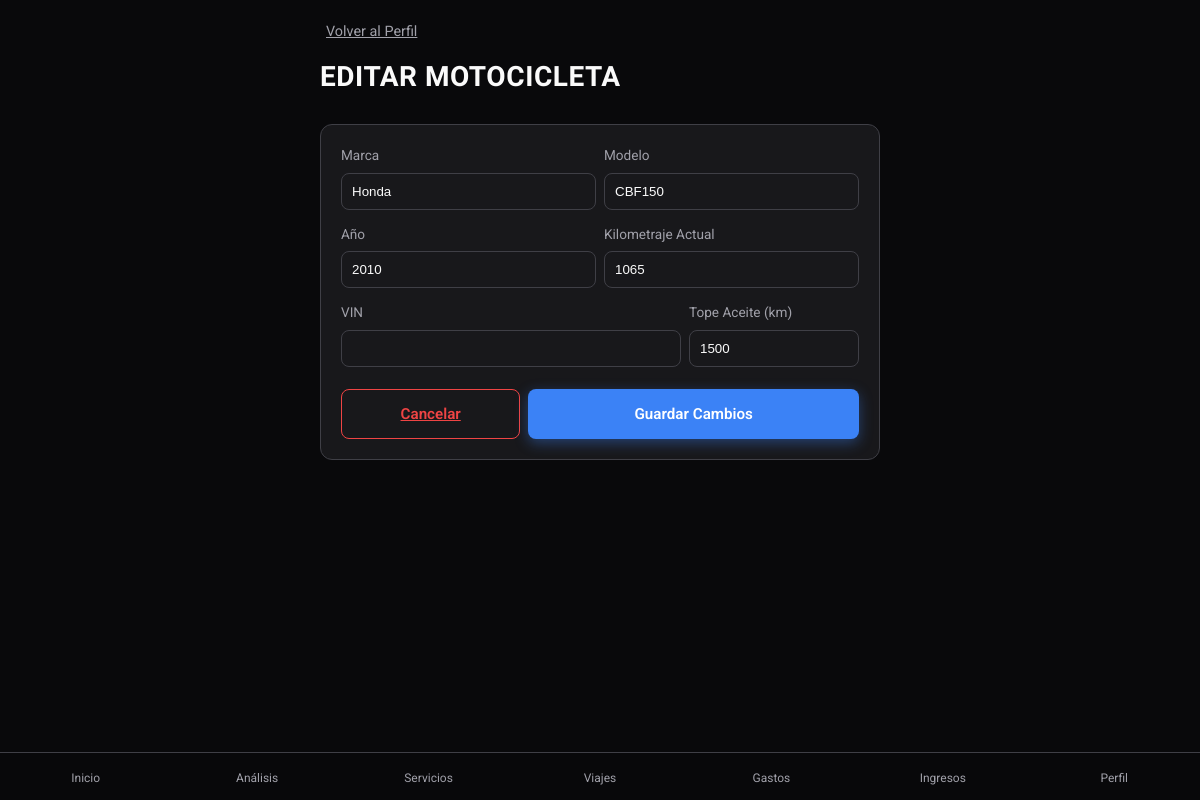
Before: /profile/edit with the older database file.
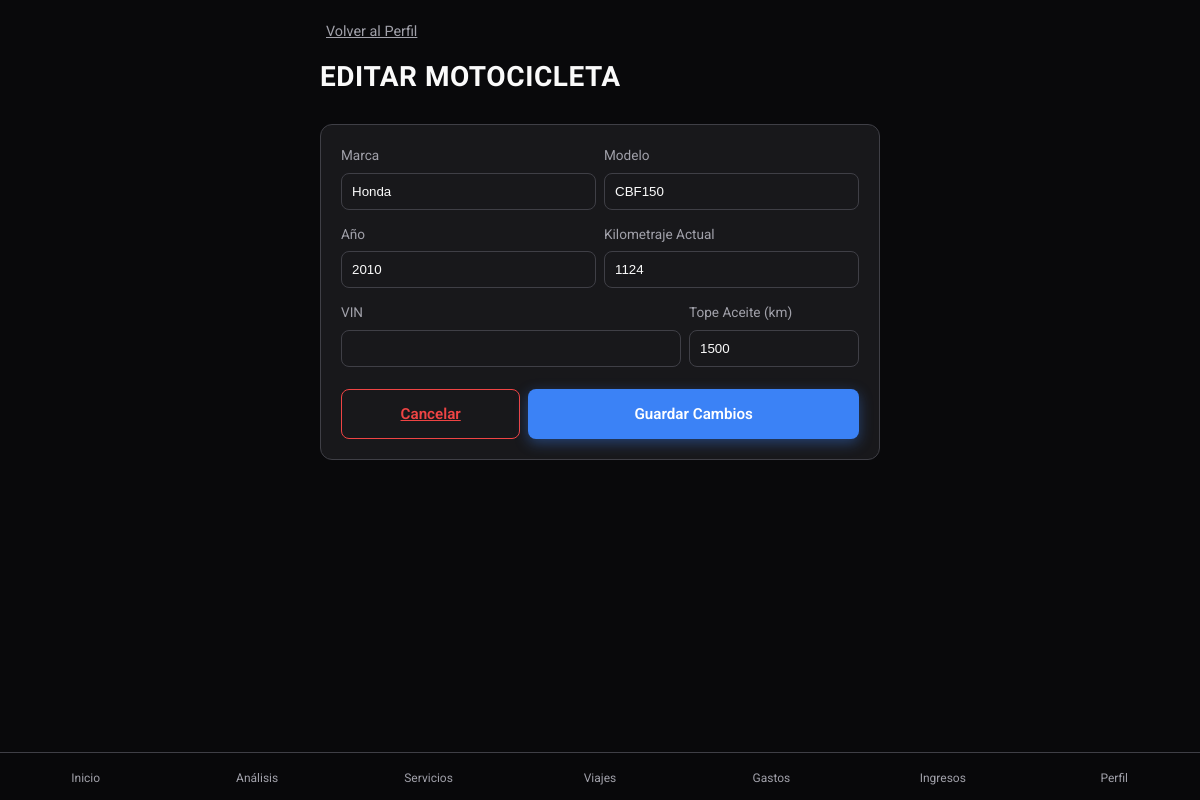
After: the same page with the newer database file.
### tables this page shows
CREATE TABLE motorcycles (
                id TEXT PRIMARY KEY,
                make TEXT NOT NULL,
                model TEXT NOT NULL,
                year INTEGER NOT NULL,
                vin TEXT,
                current_mileage INTEGER DEFAULT 0
            , oil_change_interval INTEGER DEFAULT 5000);

### app.py (the view)
    @app.route("/profile/edit", methods=["GET", "POST"])
    def edit_motorcycle():
        from motorcycles.services import motorcycle_service
        from flask import request, redirect, url_for
        moto = motorcycle_service.get_all()[0] if motorcycle_service.get_all() else None
        if not moto:
            return redirect(url_for("profile_view"))
        if request.method == "POST":
            motorcycle_service.update_by_id(moto.id, request.form)
            return redirect(url_for("profile_view"))
        return render_template("edit_motorcycle.html", moto=moto)

### infrastructure/db.py (called while the page is built)
def get_db_connection():
    conn = sqlite3.connect(DB_PATH)
    conn.row_factory = sqlite3.Row  # Permite acceder a las columnas por nombre
    return conn

### motorcycles/services.py (called while the page is built)
    def get_all(self) -> List[Motorcycle]:
        conn = get_db_connection()
        motos = []
        try:
            cursor = conn.cursor()
            cursor.execute("SELECT * FROM motorcycles")
            rows = cursor.fetchall()
            for row in rows:
                moto = Motorcycle(
                    make=row["make"],
                    model=row["model"],
                    year=row["year"],
                    vin=row["vin"],
                    current_mileage=row["current_mileage"],
                    oil_change_interval=row["oil_change_interval"],
                )
                moto.id = row["id"]
                motos.append(moto)
        finally:
            conn.close()
        return motos

### templates/edit_motorcycle.html (shortened to what the changed rows need)
{% extends "base.html" %}  {% block content %}
<header class="fade-in" style="animation-delay: 0.1s">
  <h1 class="page-title">Editar Motocicleta</h1>
</header>
<section class="fade-in" style="animation-delay: 0.2s">
  <div class="card" style="padding: 20px">
    <form
      action="{{ url_for('edit_motorcycle') }}"
      method="POST"
      style="display: flex; flex-direction: column; gap: 14px"
    >
      <div style="display: flex; gap: 8px">
        <div style="flex: 1">
          <label
            style="
              font-size: 0.85rem;
              color: var(--text-secondary);
              margin-bottom: 6px;
              display: block;
            "
            >Marca</label
          >
          <input
            type="text"
            name="make"
            value="{{ moto.make }}"
            required
            style="
              width: 100%;
              box-sizing: border-box;
              padding: 10px;
              border-radius: 8px;
              border: 1px solid var(--border-color);
              background: var(--bg-primary);
              color: var(--text-primary);
            "
          />
        </div>
        <div style="flex: 1">
          <label
            style="
              font-size: 0.85rem;
              color: var(--text-secondary);
              margin-bottom: 6px;
              display: block;
            "
            >Modelo</label
          >
          <input
            type="text"
            name="model"
            value="{{ moto.model }}"
            required
            style="
              width: 100%;
              box-sizing: border-box;
              padding: 10px;
              border-radius: 8px;
              border: 1px solid var(--border-color);
              background: var(--bg-primary);
              color: var(--text-primary);
            "
          />
        </div>
      </div>
      <div style="display: flex; gap: 8px">
        <div style="flex: 1">
          <label
            style="
              font-size: 0.85rem;
              color: var(--text-secondary);
              margin-bottom: 6px;
              display: block;
            "
            >Año</label
          >
          <input
            type="number"
            name="year"
            value="{{ moto.year }}"
            required
            style="
              width: 100%;
              box-sizing: border-box;
              padding: 10px;
              border-radius: 8px;
              border: 1px solid var(--border-color);
              background: var(--bg-primary);
              color: var(--text-primary);
            "
          />
        </div>
        <div style="flex: 1">
          <label
            style="
              font-size: 0.85rem;
              color: var(--text-secondary);
              margin-bottom: 6px;
              display: block;
            "
            >Kilometraje Actual</label
          >
          <input
            type="number"
            name="current_mileage"
            value="{{ moto.current_mileage }}"
            required
            style="
              width: 100%;
              box-sizing: border-box;
              padding: 10px;
              border-radius: 8px;
              border: 1px solid var(--border-color);
              background: var(--bg-primary);
              color: var(--text-primary);
            "
          />
        </div>
      </div>
      <div style="display: flex; gap: 8px">
        <div style="flex: 1">
          <label
            style="
              font-size: 0.85rem;
              color: var(--text-secondary);
              margin-bottom: 6px;
              display: block;
            "
            >Tope Aceite (km)</label
          >
          <input
            type="number"
            name="oil_change_interval"
            value="{{ moto.oil_change_interval }}"
            required
            style="
              width: 100%;
              box-sizing: border-box;
              padding: 10px;
              border-radius: 8px;
              border: 1px solid var(--border-color);
              background: var(--bg-primary);
              color: var(--text-primary);
            "
          />
        </div>
      </div>
    </form>
  </div>
</section>
{% endblock %}

Changed rows visible on the page:
changed motorcycles "Honda": current_mileage "1065" → "1124"
